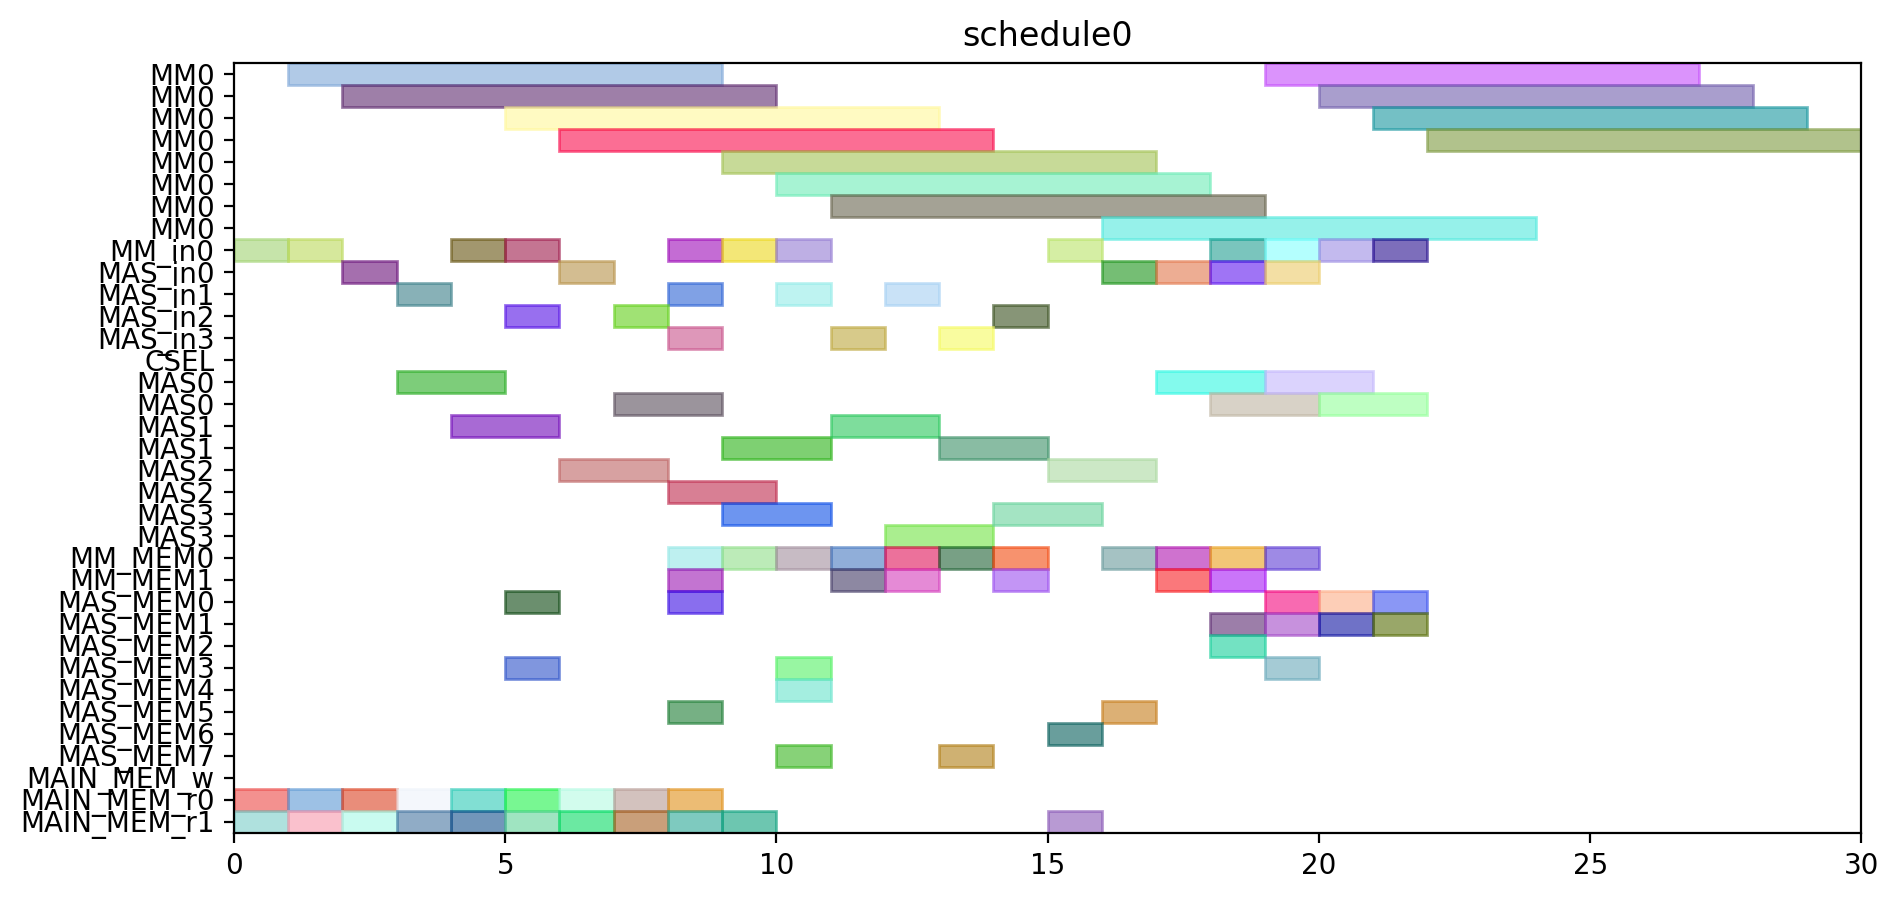

This figure's Python source:
from pyschedule import Scenario, solvers, plotters, alt


def solve():
	horizon = 120
	S = Scenario("schedule0", horizon=horizon)

	# resource
	MM = S.Resources('MM', num=1, size=8)
	MM_in = S.Resources('MM_in', num=1)
	MAS_in = S.Resources('MAS_in', num=4)
	CSEL = S.Resource('CSEL')
	MAS = S.Resources('MAS', num=4, size=2, periods=range(1, horizon))
	MM_MEM = S.Resources('MM_MEM', num=2)
	MAS_MEM = S.Resources('MAS_MEM', num=8)
	MAIN_MEM_w = S.Resource('MAIN_MEM_w', size=1)
	MAIN_MEM_r = S.Resources('MAIN_MEM_r', num=2)

	# result of previous scheduling

	# new tasks
	t0 = S.Task('t0', length=8, delay_cost=1)
	t0 += alt(MM)
	t0_in = S.Task('t0_in', length=1, delay_cost=1)
	t0_in += alt(MM_in)
	S += t0_in*MM_in[0]<=t0*MM[0]
	t0_mem0 = S.Task('t0_mem0', length=1, delay_cost=1)
	t0_mem0 += MAIN_MEM_r[0]
	S += t0_mem0 <= t0

	t0_mem1 = S.Task('t0_mem1', length=1, delay_cost=1)
	t0_mem1 += MAIN_MEM_r[1]
	S += t0_mem1 <= t0

	t1 = S.Task('t1', length=8, delay_cost=1)
	t1 += alt(MM)
	t1_in = S.Task('t1_in', length=1, delay_cost=1)
	t1_in += alt(MM_in)
	S += t1_in*MM_in[0]<=t1*MM[0]
	t1_mem0 = S.Task('t1_mem0', length=1, delay_cost=1)
	t1_mem0 += MAIN_MEM_r[0]
	S += t1_mem0 <= t1

	t1_mem1 = S.Task('t1_mem1', length=1, delay_cost=1)
	t1_mem1 += MAIN_MEM_r[1]
	S += t1_mem1 <= t1

	t2 = S.Task('t2', length=8, delay_cost=1)
	t2 += alt(MM)
	t2_in = S.Task('t2_in', length=1, delay_cost=1)
	t2_in += alt(MM_in)
	S += t2_in*MM_in[0]<=t2*MM[0]
	t2_mem0 = S.Task('t2_mem0', length=1, delay_cost=1)
	t2_mem0 += MAIN_MEM_r[0]
	S += t2_mem0 <= t2

	t2_mem1 = S.Task('t2_mem1', length=1, delay_cost=1)
	t2_mem1 += MAIN_MEM_r[1]
	S += t2_mem1 <= t2

	t3 = S.Task('t3', length=2, delay_cost=1)
	t3 += alt(MAS)
	t3_in = S.Task('t3_in', length=1, delay_cost=1)
	t3_in += alt(MAS_in)
	S += t3_in*MAS_in[0]<=t3*MAS[0]

	S += t3_in*MAS_in[1]<=t3*MAS[1]

	S += t3_in*MAS_in[2]<=t3*MAS[2]

	S += t3_in*MAS_in[3]<=t3*MAS[3]

	t3_mem0 = S.Task('t3_mem0', length=1, delay_cost=1)
	t3_mem0 += MAIN_MEM_r[0]
	S += t3_mem0 <= t3

	t3_mem1 = S.Task('t3_mem1', length=1, delay_cost=1)
	t3_mem1 += MAIN_MEM_r[1]
	S += t3_mem1 <= t3

	t4 = S.Task('t4', length=2, delay_cost=1)
	t4 += alt(MAS)
	t4_in = S.Task('t4_in', length=1, delay_cost=1)
	t4_in += alt(MAS_in)
	S += t4_in*MAS_in[0]<=t4*MAS[0]

	S += t4_in*MAS_in[1]<=t4*MAS[1]

	S += t4_in*MAS_in[2]<=t4*MAS[2]

	S += t4_in*MAS_in[3]<=t4*MAS[3]

	t4_mem0 = S.Task('t4_mem0', length=1, delay_cost=1)
	t4_mem0 += MAIN_MEM_r[0]
	S += t4_mem0 <= t4

	t4_mem1 = S.Task('t4_mem1', length=1, delay_cost=1)
	t4_mem1 += MAIN_MEM_r[1]
	S += t4_mem1 <= t4

	t8 = S.Task('t8', length=2, delay_cost=1)
	t8 += alt(MAS)
	t8_in = S.Task('t8_in', length=1, delay_cost=1)
	t8_in += alt(MAS_in)
	S += t8_in*MAS_in[0]<=t8*MAS[0]

	S += t8_in*MAS_in[1]<=t8*MAS[1]

	S += t8_in*MAS_in[2]<=t8*MAS[2]

	S += t8_in*MAS_in[3]<=t8*MAS[3]

	t8_mem0 = S.Task('t8_mem0', length=1, delay_cost=1)
	t8_mem0 += MAIN_MEM_r[0]
	S += t8_mem0 <= t8

	t8_mem1 = S.Task('t8_mem1', length=1, delay_cost=1)
	t8_mem1 += MAIN_MEM_r[1]
	S += t8_mem1 <= t8

	t9 = S.Task('t9', length=2, delay_cost=1)
	t9 += alt(MAS)
	t9_in = S.Task('t9_in', length=1, delay_cost=1)
	t9_in += alt(MAS_in)
	S += t9_in*MAS_in[0]<=t9*MAS[0]

	S += t9_in*MAS_in[1]<=t9*MAS[1]

	S += t9_in*MAS_in[2]<=t9*MAS[2]

	S += t9_in*MAS_in[3]<=t9*MAS[3]

	t9_mem0 = S.Task('t9_mem0', length=1, delay_cost=1)
	t9_mem0 += MAIN_MEM_r[0]
	S += t9_mem0 <= t9

	t9_mem1 = S.Task('t9_mem1', length=1, delay_cost=1)
	t9_mem1 += MAIN_MEM_r[1]
	S += t9_mem1 <= t9

	t13 = S.Task('t13', length=2, delay_cost=1)
	t13 += alt(MAS)
	t13_in = S.Task('t13_in', length=1, delay_cost=1)
	t13_in += alt(MAS_in)
	S += t13_in*MAS_in[0]<=t13*MAS[0]

	S += t13_in*MAS_in[1]<=t13*MAS[1]

	S += t13_in*MAS_in[2]<=t13*MAS[2]

	S += t13_in*MAS_in[3]<=t13*MAS[3]

	t13_mem0 = S.Task('t13_mem0', length=1, delay_cost=1)
	t13_mem0 += MAIN_MEM_r[0]
	S += t13_mem0 <= t13

	t13_mem1 = S.Task('t13_mem1', length=1, delay_cost=1)
	t13_mem1 += MAIN_MEM_r[1]
	S += t13_mem1 <= t13

	t14 = S.Task('t14', length=2, delay_cost=1)
	t14 += alt(MAS)
	t14_in = S.Task('t14_in', length=1, delay_cost=1)
	t14_in += alt(MAS_in)
	S += t14_in*MAS_in[0]<=t14*MAS[0]

	S += t14_in*MAS_in[1]<=t14*MAS[1]

	S += t14_in*MAS_in[2]<=t14*MAS[2]

	S += t14_in*MAS_in[3]<=t14*MAS[3]

	t14_mem0 = S.Task('t14_mem0', length=1, delay_cost=1)
	t14_mem0 += MAIN_MEM_r[0]
	S += t14_mem0 <= t14

	t14_mem1 = S.Task('t14_mem1', length=1, delay_cost=1)
	t14_mem1 += MAIN_MEM_r[1]
	S += t14_mem1 <= t14

	t5 = S.Task('t5', length=8, delay_cost=1)
	t5 += alt(MM)
	t5_in = S.Task('t5_in', length=1, delay_cost=1)
	t5_in += alt(MM_in)
	S += t5_in*MM_in[0]<=t5*MM[0]
	t5_mem0 = S.Task('t5_mem0', length=1, delay_cost=1)
	t5_mem0 += alt(MAS_MEM)
	S += (t3*MAS[0])-1 < t5_mem0*MAS_MEM[0]
	S += (t3*MAS[1])-1 < t5_mem0*MAS_MEM[2]
	S += (t3*MAS[2])-1 < t5_mem0*MAS_MEM[4]
	S += (t3*MAS[3])-1 < t5_mem0*MAS_MEM[6]
	S += t5_mem0 <= t5

	t5_mem1 = S.Task('t5_mem1', length=1, delay_cost=1)
	t5_mem1 += alt(MAS_MEM)
	S += (t4*MAS[0])-1 < t5_mem1*MAS_MEM[1]
	S += (t4*MAS[1])-1 < t5_mem1*MAS_MEM[3]
	S += (t4*MAS[2])-1 < t5_mem1*MAS_MEM[5]
	S += (t4*MAS[3])-1 < t5_mem1*MAS_MEM[7]
	S += t5_mem1 <= t5

	t6 = S.Task('t6', length=2, delay_cost=1)
	t6 += alt(MAS)
	t6_in = S.Task('t6_in', length=1, delay_cost=1)
	t6_in += alt(MAS_in)
	S += t6_in*MAS_in[0]<=t6*MAS[0]

	S += t6_in*MAS_in[1]<=t6*MAS[1]

	S += t6_in*MAS_in[2]<=t6*MAS[2]

	S += t6_in*MAS_in[3]<=t6*MAS[3]

	t6_mem0 = S.Task('t6_mem0', length=1, delay_cost=1)
	t6_mem0 += alt(MM_MEM)
	S += (t0*MM[0])-1 < t6_mem0*MM_MEM[0]
	S += t6_mem0 <= t6

	t6_mem1 = S.Task('t6_mem1', length=1, delay_cost=1)
	t6_mem1 += alt(MM_MEM)
	S += (t1*MM[0])-1 < t6_mem1*MM_MEM[1]
	S += t6_mem1 <= t6

	t10 = S.Task('t10', length=8, delay_cost=1)
	t10 += alt(MM)
	t10_in = S.Task('t10_in', length=1, delay_cost=1)
	t10_in += alt(MM_in)
	S += t10_in*MM_in[0]<=t10*MM[0]
	t10_mem0 = S.Task('t10_mem0', length=1, delay_cost=1)
	t10_mem0 += alt(MAS_MEM)
	S += (t8*MAS[0])-1 < t10_mem0*MAS_MEM[0]
	S += (t8*MAS[1])-1 < t10_mem0*MAS_MEM[2]
	S += (t8*MAS[2])-1 < t10_mem0*MAS_MEM[4]
	S += (t8*MAS[3])-1 < t10_mem0*MAS_MEM[6]
	S += t10_mem0 <= t10

	t10_mem1 = S.Task('t10_mem1', length=1, delay_cost=1)
	t10_mem1 += alt(MAS_MEM)
	S += (t9*MAS[0])-1 < t10_mem1*MAS_MEM[1]
	S += (t9*MAS[1])-1 < t10_mem1*MAS_MEM[3]
	S += (t9*MAS[2])-1 < t10_mem1*MAS_MEM[5]
	S += (t9*MAS[3])-1 < t10_mem1*MAS_MEM[7]
	S += t10_mem1 <= t10

	t11 = S.Task('t11', length=2, delay_cost=1)
	t11 += alt(MAS)
	t11_in = S.Task('t11_in', length=1, delay_cost=1)
	t11_in += alt(MAS_in)
	S += t11_in*MAS_in[0]<=t11*MAS[0]

	S += t11_in*MAS_in[1]<=t11*MAS[1]

	S += t11_in*MAS_in[2]<=t11*MAS[2]

	S += t11_in*MAS_in[3]<=t11*MAS[3]

	t11_mem0 = S.Task('t11_mem0', length=1, delay_cost=1)
	t11_mem0 += alt(MM_MEM)
	S += (t1*MM[0])-1 < t11_mem0*MM_MEM[0]
	S += t11_mem0 <= t11

	t11_mem1 = S.Task('t11_mem1', length=1, delay_cost=1)
	t11_mem1 += alt(MM_MEM)
	S += (t2*MM[0])-1 < t11_mem1*MM_MEM[1]
	S += t11_mem1 <= t11

	t15 = S.Task('t15', length=8, delay_cost=1)
	t15 += alt(MM)
	t15_in = S.Task('t15_in', length=1, delay_cost=1)
	t15_in += alt(MM_in)
	S += t15_in*MM_in[0]<=t15*MM[0]
	t15_mem0 = S.Task('t15_mem0', length=1, delay_cost=1)
	t15_mem0 += alt(MAS_MEM)
	S += (t13*MAS[0])-1 < t15_mem0*MAS_MEM[0]
	S += (t13*MAS[1])-1 < t15_mem0*MAS_MEM[2]
	S += (t13*MAS[2])-1 < t15_mem0*MAS_MEM[4]
	S += (t13*MAS[3])-1 < t15_mem0*MAS_MEM[6]
	S += t15_mem0 <= t15

	t15_mem1 = S.Task('t15_mem1', length=1, delay_cost=1)
	t15_mem1 += alt(MAS_MEM)
	S += (t14*MAS[0])-1 < t15_mem1*MAS_MEM[1]
	S += (t14*MAS[1])-1 < t15_mem1*MAS_MEM[3]
	S += (t14*MAS[2])-1 < t15_mem1*MAS_MEM[5]
	S += (t14*MAS[3])-1 < t15_mem1*MAS_MEM[7]
	S += t15_mem1 <= t15

	t16 = S.Task('t16', length=2, delay_cost=1)
	t16 += alt(MAS)
	t16_in = S.Task('t16_in', length=1, delay_cost=1)
	t16_in += alt(MAS_in)
	S += t16_in*MAS_in[0]<=t16*MAS[0]

	S += t16_in*MAS_in[1]<=t16*MAS[1]

	S += t16_in*MAS_in[2]<=t16*MAS[2]

	S += t16_in*MAS_in[3]<=t16*MAS[3]

	t16_mem0 = S.Task('t16_mem0', length=1, delay_cost=1)
	t16_mem0 += alt(MM_MEM)
	S += (t0*MM[0])-1 < t16_mem0*MM_MEM[0]
	S += t16_mem0 <= t16

	t16_mem1 = S.Task('t16_mem1', length=1, delay_cost=1)
	t16_mem1 += alt(MM_MEM)
	S += (t2*MM[0])-1 < t16_mem1*MM_MEM[1]
	S += t16_mem1 <= t16

	t18 = S.Task('t18', length=2, delay_cost=1)
	t18 += alt(MAS)
	t18_in = S.Task('t18_in', length=1, delay_cost=1)
	t18_in += alt(MAS_in)
	S += t18_in*MAS_in[0]<=t18*MAS[0]

	S += t18_in*MAS_in[1]<=t18*MAS[1]

	S += t18_in*MAS_in[2]<=t18*MAS[2]

	S += t18_in*MAS_in[3]<=t18*MAS[3]

	t18_mem0 = S.Task('t18_mem0', length=1, delay_cost=1)
	t18_mem0 += alt(MM_MEM)
	S += (t0*MM[0])-1 < t18_mem0*MM_MEM[0]
	S += t18_mem0 <= t18

	t18_mem1 = S.Task('t18_mem1', length=1, delay_cost=1)
	t18_mem1 += alt(MM_MEM)
	S += (t0*MM[0])-1 < t18_mem1*MM_MEM[1]
	S += t18_mem1 <= t18

	t20 = S.Task('t20', length=8, delay_cost=1)
	t20 += alt(MM)
	t20_in = S.Task('t20_in', length=1, delay_cost=1)
	t20_in += alt(MM_in)
	S += t20_in*MM_in[0]<=t20*MM[0]
	t20_mem0 = S.Task('t20_mem0', length=1, delay_cost=1)
	t20_mem0 += alt(MM_MEM)
	S += (t2*MM[0])-1 < t20_mem0*MM_MEM[0]
	S += t20_mem0 <= t20

	t20_mem1 = S.Task('t20_mem1', length=1, delay_cost=1)
	t20_mem1 += MAIN_MEM_r[1]
	S += t20_mem1 <= t20

	t7 = S.Task('t7', length=2, delay_cost=1)
	t7 += alt(MAS)
	t7_in = S.Task('t7_in', length=1, delay_cost=1)
	t7_in += alt(MAS_in)
	S += t7_in*MAS_in[0]<=t7*MAS[0]

	S += t7_in*MAS_in[1]<=t7*MAS[1]

	S += t7_in*MAS_in[2]<=t7*MAS[2]

	S += t7_in*MAS_in[3]<=t7*MAS[3]

	t7_mem0 = S.Task('t7_mem0', length=1, delay_cost=1)
	t7_mem0 += alt(MM_MEM)
	S += (t5*MM[0])-1 < t7_mem0*MM_MEM[0]
	S += t7_mem0 <= t7

	t7_mem1 = S.Task('t7_mem1', length=1, delay_cost=1)
	t7_mem1 += alt(MAS_MEM)
	S += (t6*MAS[0])-1 < t7_mem1*MAS_MEM[1]
	S += (t6*MAS[1])-1 < t7_mem1*MAS_MEM[3]
	S += (t6*MAS[2])-1 < t7_mem1*MAS_MEM[5]
	S += (t6*MAS[3])-1 < t7_mem1*MAS_MEM[7]
	S += t7_mem1 <= t7

	t12 = S.Task('t12', length=2, delay_cost=1)
	t12 += alt(MAS)
	t12_in = S.Task('t12_in', length=1, delay_cost=1)
	t12_in += alt(MAS_in)
	S += t12_in*MAS_in[0]<=t12*MAS[0]

	S += t12_in*MAS_in[1]<=t12*MAS[1]

	S += t12_in*MAS_in[2]<=t12*MAS[2]

	S += t12_in*MAS_in[3]<=t12*MAS[3]

	t12_mem0 = S.Task('t12_mem0', length=1, delay_cost=1)
	t12_mem0 += alt(MM_MEM)
	S += (t10*MM[0])-1 < t12_mem0*MM_MEM[0]
	S += t12_mem0 <= t12

	t12_mem1 = S.Task('t12_mem1', length=1, delay_cost=1)
	t12_mem1 += alt(MAS_MEM)
	S += (t11*MAS[0])-1 < t12_mem1*MAS_MEM[1]
	S += (t11*MAS[1])-1 < t12_mem1*MAS_MEM[3]
	S += (t11*MAS[2])-1 < t12_mem1*MAS_MEM[5]
	S += (t11*MAS[3])-1 < t12_mem1*MAS_MEM[7]
	S += t12_mem1 <= t12

	t17 = S.Task('t17', length=2, delay_cost=1)
	t17 += alt(MAS)
	t17_in = S.Task('t17_in', length=1, delay_cost=1)
	t17_in += alt(MAS_in)
	S += t17_in*MAS_in[0]<=t17*MAS[0]

	S += t17_in*MAS_in[1]<=t17*MAS[1]

	S += t17_in*MAS_in[2]<=t17*MAS[2]

	S += t17_in*MAS_in[3]<=t17*MAS[3]

	t17_mem0 = S.Task('t17_mem0', length=1, delay_cost=1)
	t17_mem0 += alt(MM_MEM)
	S += (t15*MM[0])-1 < t17_mem0*MM_MEM[0]
	S += t17_mem0 <= t17

	t17_mem1 = S.Task('t17_mem1', length=1, delay_cost=1)
	t17_mem1 += alt(MAS_MEM)
	S += (t16*MAS[0])-1 < t17_mem1*MAS_MEM[1]
	S += (t16*MAS[1])-1 < t17_mem1*MAS_MEM[3]
	S += (t16*MAS[2])-1 < t17_mem1*MAS_MEM[5]
	S += (t16*MAS[3])-1 < t17_mem1*MAS_MEM[7]
	S += t17_mem1 <= t17

	t19 = S.Task('t19', length=2, delay_cost=1)
	t19 += alt(MAS)
	t19_in = S.Task('t19_in', length=1, delay_cost=1)
	t19_in += alt(MAS_in)
	S += t19_in*MAS_in[0]<=t19*MAS[0]

	S += t19_in*MAS_in[1]<=t19*MAS[1]

	S += t19_in*MAS_in[2]<=t19*MAS[2]

	S += t19_in*MAS_in[3]<=t19*MAS[3]

	t19_mem0 = S.Task('t19_mem0', length=1, delay_cost=1)
	t19_mem0 += alt(MM_MEM)
	S += (t0*MM[0])-1 < t19_mem0*MM_MEM[0]
	S += t19_mem0 <= t19

	t19_mem1 = S.Task('t19_mem1', length=1, delay_cost=1)
	t19_mem1 += alt(MAS_MEM)
	S += (t18*MAS[0])-1 < t19_mem1*MAS_MEM[1]
	S += (t18*MAS[1])-1 < t19_mem1*MAS_MEM[3]
	S += (t18*MAS[2])-1 < t19_mem1*MAS_MEM[5]
	S += (t18*MAS[3])-1 < t19_mem1*MAS_MEM[7]
	S += t19_mem1 <= t19

	t21 = S.Task('t21', length=2, delay_cost=1)
	t21 += alt(MAS)
	t21_in = S.Task('t21_in', length=1, delay_cost=1)
	t21_in += alt(MAS_in)
	S += t21_in*MAS_in[0]<=t21*MAS[0]

	S += t21_in*MAS_in[1]<=t21*MAS[1]

	S += t21_in*MAS_in[2]<=t21*MAS[2]

	S += t21_in*MAS_in[3]<=t21*MAS[3]

	t21_mem0 = S.Task('t21_mem0', length=1, delay_cost=1)
	t21_mem0 += alt(MM_MEM)
	S += (t1*MM[0])-1 < t21_mem0*MM_MEM[0]
	S += t21_mem0 <= t21

	t21_mem1 = S.Task('t21_mem1', length=1, delay_cost=1)
	t21_mem1 += alt(MM_MEM)
	S += (t20*MM[0])-1 < t21_mem1*MM_MEM[1]
	S += t21_mem1 <= t21

	t22 = S.Task('t22', length=2, delay_cost=1)
	t22 += alt(MAS)
	t22_in = S.Task('t22_in', length=1, delay_cost=1)
	t22_in += alt(MAS_in)
	S += t22_in*MAS_in[0]<=t22*MAS[0]

	S += t22_in*MAS_in[1]<=t22*MAS[1]

	S += t22_in*MAS_in[2]<=t22*MAS[2]

	S += t22_in*MAS_in[3]<=t22*MAS[3]

	t22_mem0 = S.Task('t22_mem0', length=1, delay_cost=1)
	t22_mem0 += alt(MM_MEM)
	S += (t1*MM[0])-1 < t22_mem0*MM_MEM[0]
	S += t22_mem0 <= t22

	t22_mem1 = S.Task('t22_mem1', length=1, delay_cost=1)
	t22_mem1 += alt(MM_MEM)
	S += (t20*MM[0])-1 < t22_mem1*MM_MEM[1]
	S += t22_mem1 <= t22

	t23 = S.Task('t23', length=8, delay_cost=1)
	t23 += alt(MM)
	t23_in = S.Task('t23_in', length=1, delay_cost=1)
	t23_in += alt(MM_in)
	S += t23_in*MM_in[0]<=t23*MM[0]
	t23_mem0 = S.Task('t23_mem0', length=1, delay_cost=1)
	t23_mem0 += alt(MAS_MEM)
	S += (t17*MAS[0])-1 < t23_mem0*MAS_MEM[0]
	S += (t17*MAS[1])-1 < t23_mem0*MAS_MEM[2]
	S += (t17*MAS[2])-1 < t23_mem0*MAS_MEM[4]
	S += (t17*MAS[3])-1 < t23_mem0*MAS_MEM[6]
	S += t23_mem0 <= t23

	t23_mem1 = S.Task('t23_mem1', length=1, delay_cost=1)
	t23_mem1 += MAIN_MEM_r[1]
	S += t23_mem1 <= t23

	t25 = S.Task('t25', length=8, delay_cost=1)
	t25 += alt(MM)
	t25_in = S.Task('t25_in', length=1, delay_cost=1)
	t25_in += alt(MM_in)
	S += t25_in*MM_in[0]<=t25*MM[0]
	t25_mem0 = S.Task('t25_mem0', length=1, delay_cost=1)
	t25_mem0 += alt(MAS_MEM)
	S += (t7*MAS[0])-1 < t25_mem0*MAS_MEM[0]
	S += (t7*MAS[1])-1 < t25_mem0*MAS_MEM[2]
	S += (t7*MAS[2])-1 < t25_mem0*MAS_MEM[4]
	S += (t7*MAS[3])-1 < t25_mem0*MAS_MEM[6]
	S += t25_mem0 <= t25

	t25_mem1 = S.Task('t25_mem1', length=1, delay_cost=1)
	t25_mem1 += alt(MAS_MEM)
	S += (t22*MAS[0])-1 < t25_mem1*MAS_MEM[1]
	S += (t22*MAS[1])-1 < t25_mem1*MAS_MEM[3]
	S += (t22*MAS[2])-1 < t25_mem1*MAS_MEM[5]
	S += (t22*MAS[3])-1 < t25_mem1*MAS_MEM[7]
	S += t25_mem1 <= t25

	t27 = S.Task('t27', length=8, delay_cost=1)
	t27 += alt(MM)
	t27_in = S.Task('t27_in', length=1, delay_cost=1)
	t27_in += alt(MM_in)
	S += t27_in*MM_in[0]<=t27*MM[0]
	t27_mem0 = S.Task('t27_mem0', length=1, delay_cost=1)
	t27_mem0 += alt(MAS_MEM)
	S += (t22*MAS[0])-1 < t27_mem0*MAS_MEM[0]
	S += (t22*MAS[1])-1 < t27_mem0*MAS_MEM[2]
	S += (t22*MAS[2])-1 < t27_mem0*MAS_MEM[4]
	S += (t22*MAS[3])-1 < t27_mem0*MAS_MEM[6]
	S += t27_mem0 <= t27

	t27_mem1 = S.Task('t27_mem1', length=1, delay_cost=1)
	t27_mem1 += alt(MAS_MEM)
	S += (t21*MAS[0])-1 < t27_mem1*MAS_MEM[1]
	S += (t21*MAS[1])-1 < t27_mem1*MAS_MEM[3]
	S += (t21*MAS[2])-1 < t27_mem1*MAS_MEM[5]
	S += (t21*MAS[3])-1 < t27_mem1*MAS_MEM[7]
	S += t27_mem1 <= t27

	t28 = S.Task('t28', length=8, delay_cost=1)
	t28 += alt(MM)
	t28_in = S.Task('t28_in', length=1, delay_cost=1)
	t28_in += alt(MM_in)
	S += t28_in*MM_in[0]<=t28*MM[0]
	t28_mem0 = S.Task('t28_mem0', length=1, delay_cost=1)
	t28_mem0 += alt(MAS_MEM)
	S += (t19*MAS[0])-1 < t28_mem0*MAS_MEM[0]
	S += (t19*MAS[1])-1 < t28_mem0*MAS_MEM[2]
	S += (t19*MAS[2])-1 < t28_mem0*MAS_MEM[4]
	S += (t19*MAS[3])-1 < t28_mem0*MAS_MEM[6]
	S += t28_mem0 <= t28

	t28_mem1 = S.Task('t28_mem1', length=1, delay_cost=1)
	t28_mem1 += alt(MAS_MEM)
	S += (t7*MAS[0])-1 < t28_mem1*MAS_MEM[1]
	S += (t7*MAS[1])-1 < t28_mem1*MAS_MEM[3]
	S += (t7*MAS[2])-1 < t28_mem1*MAS_MEM[5]
	S += (t7*MAS[3])-1 < t28_mem1*MAS_MEM[7]
	S += t28_mem1 <= t28

	t29 = S.Task('t29', length=8, delay_cost=1)
	t29 += alt(MM)
	t29_in = S.Task('t29_in', length=1, delay_cost=1)
	t29_in += alt(MM_in)
	S += t29_in*MM_in[0]<=t29*MM[0]
	t29_mem0 = S.Task('t29_mem0', length=1, delay_cost=1)
	t29_mem0 += alt(MAS_MEM)
	S += (t21*MAS[0])-1 < t29_mem0*MAS_MEM[0]
	S += (t21*MAS[1])-1 < t29_mem0*MAS_MEM[2]
	S += (t21*MAS[2])-1 < t29_mem0*MAS_MEM[4]
	S += (t21*MAS[3])-1 < t29_mem0*MAS_MEM[6]
	S += t29_mem0 <= t29

	t29_mem1 = S.Task('t29_mem1', length=1, delay_cost=1)
	t29_mem1 += alt(MAS_MEM)
	S += (t12*MAS[0])-1 < t29_mem1*MAS_MEM[1]
	S += (t12*MAS[1])-1 < t29_mem1*MAS_MEM[3]
	S += (t12*MAS[2])-1 < t29_mem1*MAS_MEM[5]
	S += (t12*MAS[3])-1 < t29_mem1*MAS_MEM[7]
	S += t29_mem1 <= t29

	solvers.mip.solve(S,msg=1,kind='CPLEX',ratio_gap=1.01)

	solution = [['hoge']*len(S.solution()[1]) for i in range(len(S.solution()))]
	for i in range(len(S.solution())):
		for j in range(len(S.solution()[i])):
			solution[i][j]=str(S.solution()[i][j])
	print(solution)

	cycles = int(solution[-1][3])

	pic_file_name = "/mnt/rose/usr1/fukuda/ABE/multiRAM_multiMAS_16mux/scheduling_result/stage8MM1_stage2MAS4/EP_ADD_A_0/schedule0.png"
	if(S.solution() != []):
		plotters.matplotlib.plot(S,img_filename=pic_file_name, show_task_labels=False, fig_size=(cycles*0.25+3, 5))

	return solution
